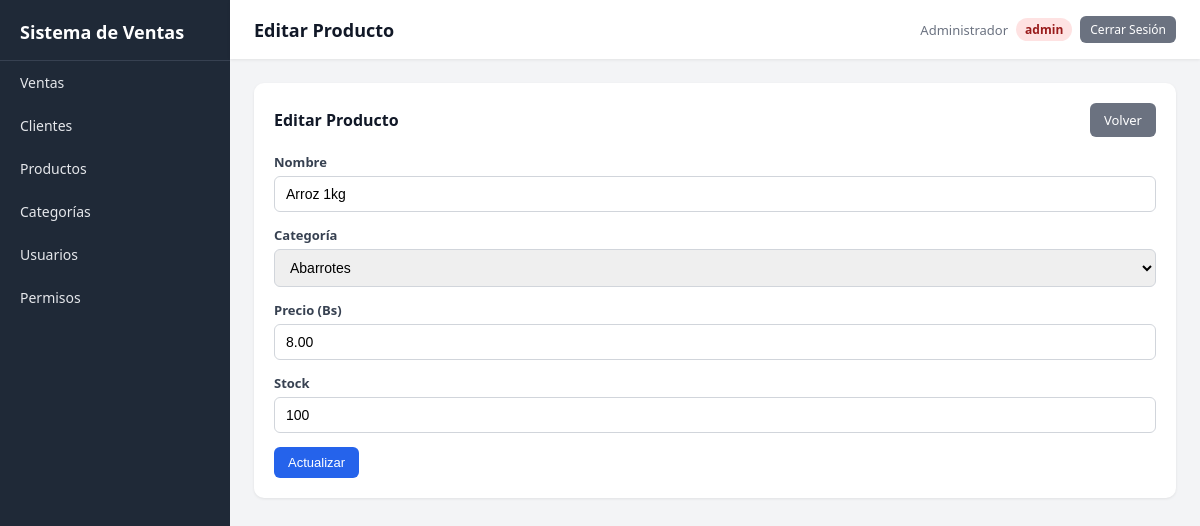
Page /index.php?c=producto&a=editar&id=2 (signed in) on the committed database.
### tables this page shows
CREATE TABLE productos (
    id INT AUTO_INCREMENT PRIMARY KEY,
    categoria_id INT NOT NULL,
    nombre VARCHAR(150) NOT NULL,
    precio DECIMAL(10,2) NOT NULL,
    stock INT DEFAULT 0,
    FOREIGN KEY (categoria_id) REFERENCES categorias(id)
);

CREATE TABLE categorias (
    id INT AUTO_INCREMENT PRIMARY KEY,
    nombre VARCHAR(100) NOT NULL,
    descripcion VARCHAR(255)
);

### controllers/ProductoController.php (called while the page is built, shortened)
<?php
class ProductoController {
    private $model, $categoria;
    public function __construct() {
        $this->model = new Producto();
        $this->categoria = new Categoria();
    }
    public function editar() {
        $id = $_GET['id'] ?? 0;
        $producto = $this->model->find($id);
        $categorias = $this->categoria->all();
        require __DIR__ . '/../views/productos/form.php';
    }
}

### index.php (called while the page is built, shortened)
<?php
require_once __DIR__ . '/config/config.php';
$action     = $_GET['a'] ?? DEFAULT_ACTION;
$obj = new $class();
$obj->$action();

### config/database.php (called while the page is built)
<?php
class Database {
    private static $instance = null;
    public static function getConnection() {
        if (self::$instance === null) {
            try {
                self::$instance = new PDO(
                    "mysql:host=localhost;dbname=ventas_db;charset=utf8mb4",
                    "root",
                    "",
                    [
                        PDO::ATTR_ERRMODE => PDO::ERRMODE_EXCEPTION,
                        PDO::ATTR_DEFAULT_FETCH_MODE => PDO::FETCH_ASSOC
                    ]
                );
            } catch (PDOException $e) {
                die("Error de conexión: " . $e->getMessage());
            }
        }
        return self::$instance;
    }
}

### models/BaseModel.php (called while the page is built, shortened)
<?php
require_once __DIR__ . '/../config/database.php';
abstract class BaseModel {
    protected $db;
    protected $table;
    public function __construct() {
        $this->db = Database::getConnection();
    }
    public function all() {
        return $this->db->query("SELECT * FROM {$this->table} ORDER BY id DESC")->fetchAll();
    }
    public function find($id) {
        $stmt = $this->db->prepare("SELECT * FROM {$this->table} WHERE id = ?");
        $stmt->execute([$id]);
        return $stmt->fetch();
    }
}

### config/config.php (called while the page is built, shortened)
<?php
function url($path = '') {
    return BASE_URL . ltrim($path, '/');
}

### views/productos/form.php (the view, shortened to what this page needs)
<?php
require_once __DIR__ . '/../layout.php';
$editar = isset($producto) && $producto;
$accion = $editar ? 'editar&id=' . $producto['id'] : 'crear';
?>
<div class="card">
    <div class="card-header">
        <h3><?= $editar ? 'Editar Producto' : 'Nuevo Producto' ?></h3>
        <a class="btn btn-secondary" href="<?= url('index.php?c=producto&a=index') ?>">Volver</a>
    </div>
    <form method="POST" action="<?= url('index.php?c=producto&a=' . $accion) ?>">
        <div class="field">
            <label>Nombre</label>
            <input type="text" name="nombre" value="<?= htmlspecialchars($producto['nombre'] ?? '') ?>" required>
        </div>
        <div class="field">
            <label>Categoría</label>
            <select name="categoria_id" required>
                <?php foreach ($categorias as $c): ?>
                    <option value="<?= $c['id'] ?>" <?= (($producto['categoria_id'] ?? '') == $c['id']) ? 'selected' : '' ?>>
                        <?= htmlspecialchars($c['nombre']) ?>
                    </option>
                <?php endforeach; ?>
            </select>
        </div>
        <div class="field">
            <label>Precio (Bs)</label>
            <input type="number" name="precio" step="0.01" min="0" value="<?= htmlspecialchars($producto['precio'] ?? '') ?>" required>
        </div>
        <div class="field">
            <label>Stock</label>
            <input type="number" name="stock" min="0" value="<?= htmlspecialchars($producto['stock'] ?? 0) ?>" required>
        </div>
        <button class="btn" type="submit"><?= $editar ? 'Actualizar' : 'Guardar' ?></button>
    </form>
</div>

### views/layout.php (style rules this page uses)
:root { --sidebar: #1f2937; --sidebar-hover: #374151; --primary: #2563eb; --bg: #f3f4f6; --card: #ffffff; --text: #111827; --muted: #6b7280; --green: #16a34a; --red: #dc2626; --yellow: #d97706; }
* { box-sizing: border-box; }
body { margin: 0; font-family: 'Segoe UI', Roboto, Arial, sans-serif; background: var(--bg); color: var(--text); display: flex; min-height: 100vh; }
a { text-decoration: none; color: inherit; }
.card { background: var(--card); border-radius: 10px; padding: 20px; box-shadow: 0 1px 3px rgba(0,0,0,.08); margin-bottom: 20px; }
.card-header { display: flex; justify-content: space-between; align-items: center; margin-bottom: 16px; }
.card-header h3 { margin: 0; font-size: 16px; }
.btn { display: inline-block; padding: 8px 14px; border-radius: 6px; border: none; font-size: 13px; cursor: pointer; background: var(--primary); color: #fff; transition: .2s; }
.btn-secondary { background: #6b7280; }
form .field { margin-bottom: 14px; }
form label { display: block; margin-bottom: 5px; font-size: 13px; font-weight: 600; color: #374151; }
form input, form select, form textarea { width: 100%; padding: 9px 11px; border: 1px solid #d1d5db; border-radius: 6px; font-size: 14px; }

### rows in the picture
productos: nombre "Arroz 1kg", categoria_id "Abarrotes", precio "8.00", stock "100"

### other values in the picture
APP_NAME "Sistema de Ventas"
$title "Editar Producto"
auth_user_name() "Administrador"
auth_user_role() "admin"
